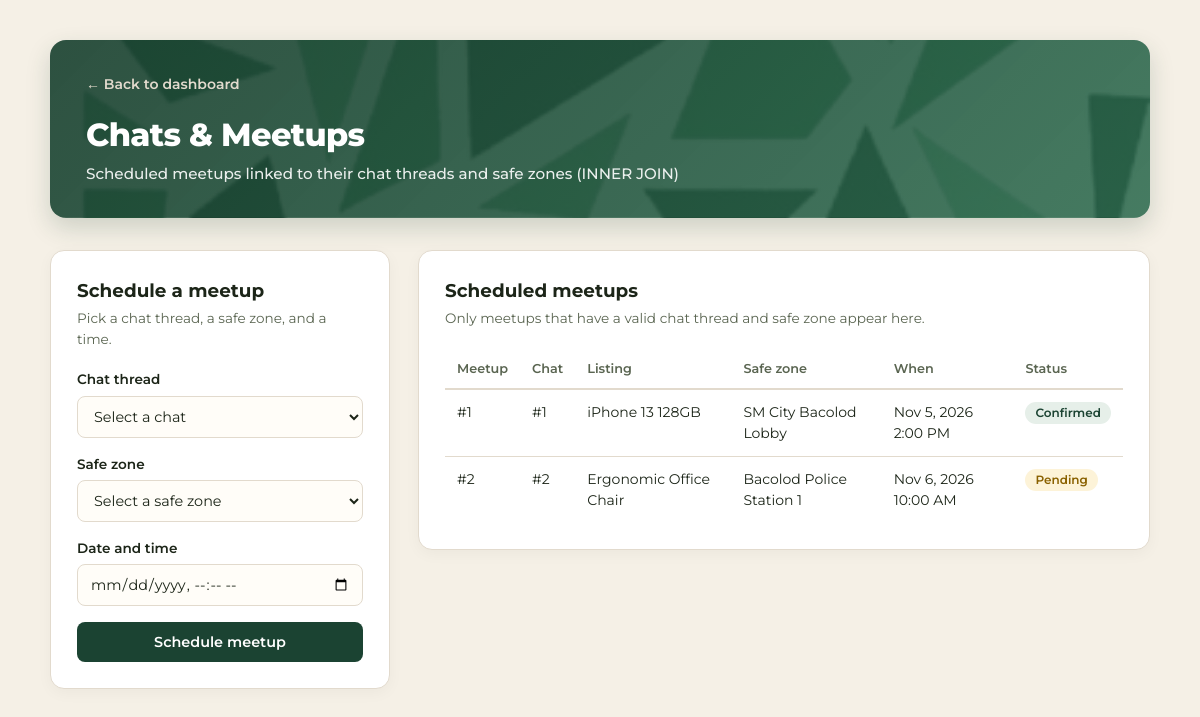
Page /espiritu.php on the earlier database version.
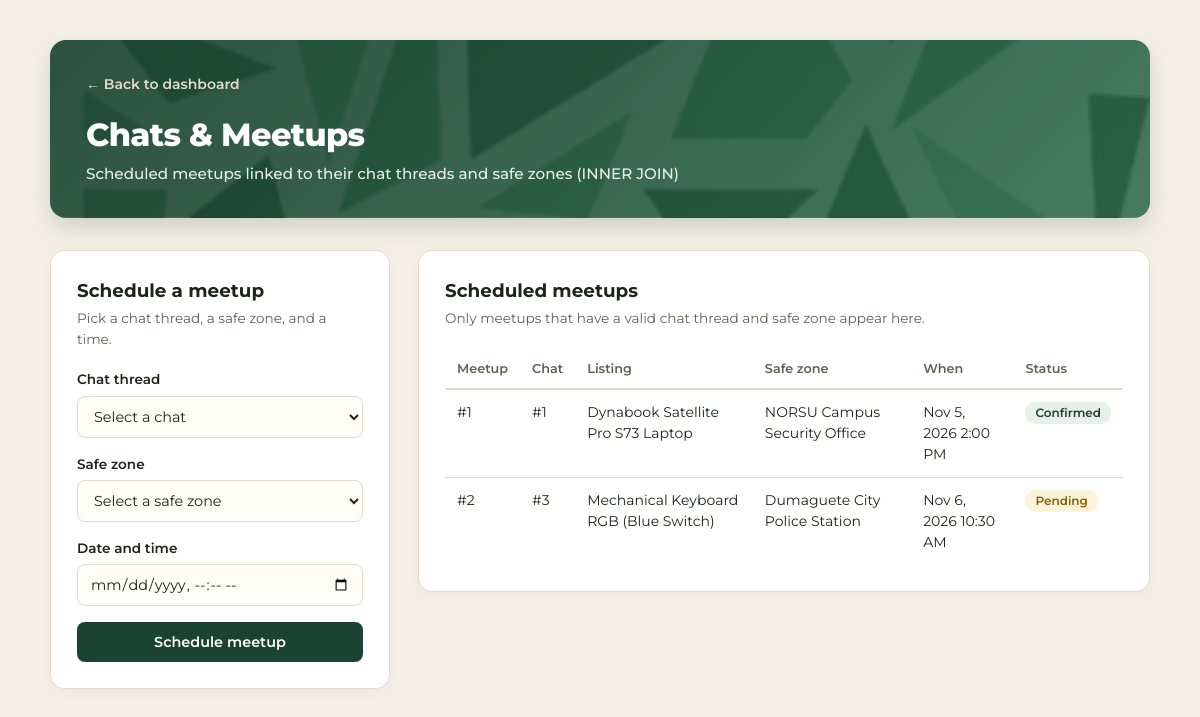
Same page on the later database version.
### tables this page shows
CREATE TABLE meetup_schedules (
    id             INT AUTO_INCREMENT PRIMARY KEY,
    thread_id      INT NOT NULL,
    zone_id        INT NOT NULL,
    scheduled_time DATETIME NOT NULL,
    status         ENUM('pending','confirmed','completed','cancelled') NOT NULL DEFAULT 'pending',
    FOREIGN KEY (thread_id) REFERENCES chat_threads(id)      ON DELETE CASCADE,
    FOREIGN KEY (zone_id)   REFERENCES safe_meetup_zones(id) ON DELETE RESTRICT
);

CREATE TABLE listings (
    id           INT AUTO_INCREMENT PRIMARY KEY,
    seller_id    INT NOT NULL,
    category_id  INT NOT NULL,
    condition_id INT NOT NULL,
    title        VARCHAR(150) NOT NULL,
    description  TEXT,
    price        DECIMAL(10,2) NOT NULL CHECK (price > 0),
    status       ENUM('active','reserved','sold','archived') NOT NULL DEFAULT 'active',
    created_at   TIMESTAMP DEFAULT CURRENT_TIMESTAMP,
    FOREIGN KEY (seller_id)    REFERENCES users(id)           ON DELETE CASCADE,
    FOREIGN KEY (category_id)  REFERENCES categories(id)      ON DELETE RESTRICT,
    FOREIGN KEY (condition_id) REFERENCES item_conditions(id) ON DELETE RESTRICT
);

CREATE TABLE safe_meetup_zones (
    id           INT AUTO_INCREMENT PRIMARY KEY,
    zone_name    VARCHAR(100) NOT NULL,
    address      VARCHAR(255) NOT NULL,
    city         VARCHAR(100) NOT NULL,
    is_geofenced TINYINT(1) NOT NULL DEFAULT 1
);

CREATE TABLE chat_threads (
    id         INT AUTO_INCREMENT PRIMARY KEY,
    listing_id INT NOT NULL,
    buyer_id   INT NOT NULL,
    seller_id  INT NOT NULL,
    created_at TIMESTAMP DEFAULT CURRENT_TIMESTAMP,
    UNIQUE KEY uq_thread_listing_buyer (listing_id, buyer_id),
    FOREIGN KEY (listing_id) REFERENCES listings(id) ON DELETE CASCADE,
    FOREIGN KEY (buyer_id)   REFERENCES users(id)    ON DELETE CASCADE,
    FOREIGN KEY (seller_id)  REFERENCES users(id)    ON DELETE CASCADE
);

### espiritu.php (the view, shortened to what this page needs)
<?php
require_once 'config/db.php';
$sql = "
    SELECT ms.id AS meetup_id,
           ct.id AS thread_id,
           l.title AS listing_title,
           sz.zone_name,
           ms.scheduled_time,
           ms.status
    FROM meetup_schedules ms
    INNER JOIN chat_threads ct ON ms.thread_id = ct.id
    INNER JOIN listings l ON ct.listing_id = l.id
    INNER JOIN safe_meetup_zones sz ON ms.zone_id = sz.id
    ORDER BY ms.id ASC
";
$meetups = $pdo->query($sql)->fetchAll();
?>
<!DOCTYPE html>
<html lang="en">
<head>
</head>
<body>
    <div class="container">
        <div class="header-banner">
            <a href="index.php" class="back-link">&larr; Back to dashboard</a>
            <h1>Chats &amp; Meetups</h1>
            <p>Scheduled meetups linked to their chat threads and safe zones (INNER JOIN)</p>
        </div>
        <div class="layout-grid">
            <div class="card">
                <h3>Schedule a meetup</h3>
                <p class="subtitle">Pick a chat thread, a safe zone, and a time.</p>
                <form method="POST" action="espiritu.php">
                    <div class="form-group">
                        <label for="thread_id">Chat thread</label>
                        <select name="thread_id" id="thread_id" required>
                            <option value="">Select a chat</option>
                        </select>
                    </div>
                    <div class="form-group">
                        <label for="zone_id">Safe zone</label>
                        <select name="zone_id" id="zone_id" required>
                            <option value="">Select a safe zone</option>
                        </select>
                    </div>
                    <div class="form-group">
                        <label for="scheduled_time">Date and time</label>
                        <input type="datetime-local" name="scheduled_time" id="scheduled_time" required>
                    </div>
                    <button type="submit" name="add_meetup" class="btn">Schedule meetup</button>
                </form>
            </div>
            <div class="card">
                <h3>Scheduled meetups</h3>
                <p class="subtitle">Only meetups that have a valid chat thread and safe zone appear here.</p>
                <div class="table-wrap">
                    <table>
                        <thead>
                            <tr>
                                <th>Meetup</th>
                                <th>Chat</th>
                                <th>Listing</th>
                                <th>Safe zone</th>
                                <th>When</th>
                                <th>Status</th>
                            </tr>
                        </thead>
                        <tbody>
                            <?php if (empty($meetups)): ?>
                                <tr>
                                    <td colspan="6" class="empty">
                                        No meetups yet. Import database/seed.sql or schedule one.
                                    </td>
                                </tr>
                            <?php else: ?>
                                <?php foreach ($meetups as $m): ?>
                                    <tr>
                                        <td>#<?= (int)$m['meetup_id'] ?></td>
                                        <td>#<?= (int)$m['thread_id'] ?></td>
                                        <td><?= htmlspecialchars($m['listing_title']) ?></td>
                                        <td><?= htmlspecialchars($m['zone_name']) ?></td>
                                        <td><?= htmlspecialchars(date('M j, Y g:i A', strtotime($m['scheduled_time']))) ?></td>
                                        <td>
                                            <span class="badge <?= htmlspecialchars($m['status']) ?>">
                                                <?= htmlspecialchars(ucfirst($m['status'])) ?>
                                            </span>
                                        </td>
                                    </tr>
                                <?php endforeach; ?>
                            <?php endif; ?>
                        </tbody>
                    </table>
                </div>
            </div>
        </div>
    </div>
</body>
</html>

Differences in the rows shown:
changed through a linked row, meetup_schedules "Confirmed": listings.title "iPhone 13 128GB" → "Dynabook Satellite Pro S73 Laptop"; zone.zone_name "SM City Bacolod Lobby" → "NORSU Campus Security Office"
changed meetup_schedules "Pending": thread "2" → "3"; listings.title "Ergonomic Office Chair" → "Mechanical Keyboard RGB (Blue Switch)"; zone.zone_name "Bacolod Police Station 1" → "Dumaguete City Police Station"; scheduled_time "Nov 6, 2026 10:00 AM" → "Nov 6, 2026 10:30 AM"
